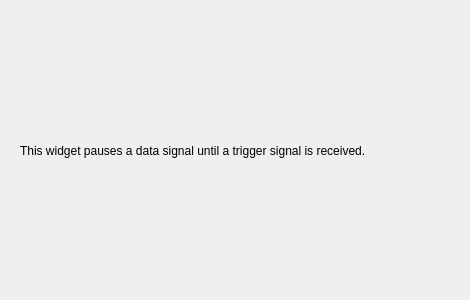
<?xml version="1.0" encoding="UTF-8"?>
<ui version="4.0">
 <class>Form</class>
 <widget class="QWidget" name="Form">
  <property name="geometry">
   <rect>
    <x>0</x>
    <y>0</y>
    <width>470</width>
    <height>300</height>
   </rect>
  </property>
  <property name="windowTitle">
   <string>Form</string>
  </property>
  <widget class="QLabel" name="Description">
   <property name="geometry">
    <rect>
     <x>20</x>
     <y>20</y>
     <width>431</width>
     <height>261</height>
    </rect>
   </property>
   <property name="text">
    <string>This widget pauses a data signal until a trigger signal is received.</string>
   </property>
   <property name="textFormat">
    <enum>Qt::AutoText</enum>
   </property>
   <property name="alignment">
    <set>Qt::AlignLeading|Qt::AlignLeft|Qt::AlignVCenter</set>
   </property>
   <property name="wordWrap">
    <bool>true</bool>
   </property>
  </widget>
 </widget>
 <resources/>
 <connections/>
</ui>
